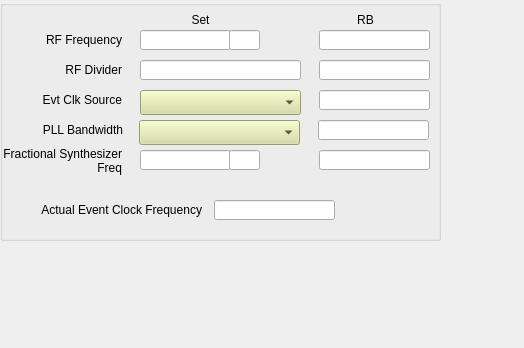
<?xml version="1.0" encoding="UTF-8"?>
<ui version="4.0">
 <class>Form</class>
 <widget class="QWidget" name="Form">
  <property name="geometry">
   <rect>
    <x>0</x>
    <y>0</y>
    <width>524</width>
    <height>348</height>
   </rect>
  </property>
  <property name="windowTitle">
   <string>Form</string>
  </property>
  <widget class="QGroupBox" name="groupBox">
   <property name="geometry">
    <rect>
     <x>0</x>
     <y>0</y>
     <width>441</width>
     <height>241</height>
    </rect>
   </property>
   <property name="title">
    <string/>
   </property>
   <widget class="caTextEntry" name="catextentry">
    <property name="geometry">
     <rect>
      <x>140</x>
      <y>30</y>
      <width>91</width>
      <height>20</height>
     </rect>
    </property>
    <property name="channel" stdset="0">
     <string notr="true">$(EVG):EvtClk-RFFreq-SP</string>
    </property>
    <property name="background">
     <color>
      <red>212</red>
      <green>219</green>
      <blue>157</blue>
     </color>
    </property>
    <property name="colorMode">
     <enum>caLineEdit::Alarm_Default</enum>
    </property>
   </widget>
   <widget class="QLabel" name="label_30">
    <property name="geometry">
     <rect>
      <x>140</x>
      <y>10</y>
      <width>121</width>
      <height>20</height>
     </rect>
    </property>
    <property name="text">
     <string>Set</string>
    </property>
    <property name="alignment">
     <set>Qt::AlignCenter</set>
    </property>
   </widget>
   <widget class="QLabel" name="label_29">
    <property name="geometry">
     <rect>
      <x>330</x>
      <y>10</y>
      <width>71</width>
      <height>20</height>
     </rect>
    </property>
    <property name="text">
     <string>RB</string>
    </property>
    <property name="alignment">
     <set>Qt::AlignCenter</set>
    </property>
   </widget>
   <widget class="caLineEdit" name="calineedit_8">
    <property name="geometry">
     <rect>
      <x>319</x>
      <y>30</y>
      <width>111</width>
      <height>20</height>
     </rect>
    </property>
    <property name="alignment">
     <set>Qt::AlignCenter</set>
    </property>
    <property name="channel" stdset="0">
     <string notr="true">$(EVG):EvtClk-RFFreq-RB</string>
    </property>
    <property name="colorMode">
     <enum>caLineEdit::Alarm_Default</enum>
    </property>
    <property name="unitsEnabled">
     <bool>true</bool>
    </property>
   </widget>
   <widget class="QLabel" name="label">
    <property name="geometry">
     <rect>
      <x>1</x>
      <y>30</y>
      <width>121</width>
      <height>20</height>
     </rect>
    </property>
    <property name="text">
     <string>RF Frequency</string>
    </property>
    <property name="alignment">
     <set>Qt::AlignRight|Qt::AlignTrailing|Qt::AlignVCenter</set>
    </property>
   </widget>
   <widget class="QLabel" name="label_2">
    <property name="geometry">
     <rect>
      <x>1</x>
      <y>60</y>
      <width>121</width>
      <height>20</height>
     </rect>
    </property>
    <property name="text">
     <string>RF Divider</string>
    </property>
    <property name="alignment">
     <set>Qt::AlignRight|Qt::AlignTrailing|Qt::AlignVCenter</set>
    </property>
   </widget>
   <widget class="caTextEntry" name="catextentry_2">
    <property name="geometry">
     <rect>
      <x>140</x>
      <y>60</y>
      <width>161</width>
      <height>20</height>
     </rect>
    </property>
    <property name="channel" stdset="0">
     <string notr="true">$(EVG):EvtClk-RFDiv-SP</string>
    </property>
    <property name="background">
     <color>
      <red>212</red>
      <green>219</green>
      <blue>157</blue>
     </color>
    </property>
    <property name="colorMode">
     <enum>caLineEdit::Alarm_Default</enum>
    </property>
   </widget>
   <widget class="caLineEdit" name="calineedit_9">
    <property name="geometry">
     <rect>
      <x>319</x>
      <y>60</y>
      <width>111</width>
      <height>20</height>
     </rect>
    </property>
    <property name="alignment">
     <set>Qt::AlignCenter</set>
    </property>
    <property name="channel" stdset="0">
     <string notr="true">$(EVG):EvtClk-RFDiv-RB</string>
    </property>
    <property name="colorMode">
     <enum>caLineEdit::Alarm_Default</enum>
    </property>
   </widget>
   <widget class="QLabel" name="label_3">
    <property name="geometry">
     <rect>
      <x>1</x>
      <y>90</y>
      <width>121</width>
      <height>20</height>
     </rect>
    </property>
    <property name="text">
     <string>Evt Clk Source</string>
    </property>
    <property name="alignment">
     <set>Qt::AlignRight|Qt::AlignTrailing|Qt::AlignVCenter</set>
    </property>
   </widget>
   <widget class="caLineEdit" name="calineedit_11">
    <property name="geometry">
     <rect>
      <x>319</x>
      <y>90</y>
      <width>111</width>
      <height>20</height>
     </rect>
    </property>
    <property name="alignment">
     <set>Qt::AlignCenter</set>
    </property>
    <property name="channel" stdset="0">
     <string notr="true">$(EVG):EvtClk-Source-RB</string>
    </property>
   </widget>
   <widget class="QLabel" name="label_4">
    <property name="geometry">
     <rect>
      <x>1</x>
      <y>145</y>
      <width>121</width>
      <height>31</height>
     </rect>
    </property>
    <property name="text">
     <string>Fractional Synthesizer Freq</string>
    </property>
    <property name="alignment">
     <set>Qt::AlignRight|Qt::AlignTrailing|Qt::AlignVCenter</set>
    </property>
    <property name="wordWrap">
     <bool>true</bool>
    </property>
   </widget>
   <widget class="caLineEdit" name="calineedit_10">
    <property name="geometry">
     <rect>
      <x>319</x>
      <y>150</y>
      <width>111</width>
      <height>20</height>
     </rect>
    </property>
    <property name="alignment">
     <set>Qt::AlignCenter</set>
    </property>
    <property name="channel" stdset="0">
     <string notr="true">$(EVG):EvtClk-FracSynFreq-RB</string>
    </property>
    <property name="colorMode">
     <enum>caLineEdit::Alarm_Default</enum>
    </property>
    <property name="unitsEnabled">
     <bool>true</bool>
    </property>
   </widget>
   <widget class="caTextEntry" name="catextentry_3">
    <property name="geometry">
     <rect>
      <x>140</x>
      <y>150</y>
      <width>91</width>
      <height>20</height>
     </rect>
    </property>
    <property name="channel" stdset="0">
     <string notr="true">$(EVG):EvtClk-FracSynFreq-SP</string>
    </property>
    <property name="background">
     <color>
      <red>212</red>
      <green>219</green>
      <blue>157</blue>
     </color>
    </property>
    <property name="colorMode">
     <enum>caLineEdit::Alarm_Default</enum>
    </property>
   </widget>
   <widget class="QLabel" name="label_5">
    <property name="geometry">
     <rect>
      <x>1</x>
      <y>200</y>
      <width>201</width>
      <height>20</height>
     </rect>
    </property>
    <property name="text">
     <string>Actual Event Clock Frequency</string>
    </property>
    <property name="alignment">
     <set>Qt::AlignRight|Qt::AlignTrailing|Qt::AlignVCenter</set>
    </property>
   </widget>
   <widget class="caLineEdit" name="calineedit_12">
    <property name="geometry">
     <rect>
      <x>214</x>
      <y>200</y>
      <width>121</width>
      <height>20</height>
     </rect>
    </property>
    <property name="alignment">
     <set>Qt::AlignCenter</set>
    </property>
    <property name="channel" stdset="0">
     <string notr="true">$(EVG):EvtClk-Frequency-RB</string>
    </property>
    <property name="unitsEnabled">
     <bool>true</bool>
    </property>
   </widget>
   <widget class="caLineEdit" name="calineedit_14">
    <property name="geometry">
     <rect>
      <x>229</x>
      <y>30</y>
      <width>31</width>
      <height>20</height>
     </rect>
    </property>
    <property name="alignment">
     <set>Qt::AlignCenter</set>
    </property>
    <property name="channel" stdset="0">
     <string notr="true">$(EVG):EvtClk-RFFreq-SP.EGU</string>
    </property>
    <property name="unitsEnabled">
     <bool>true</bool>
    </property>
   </widget>
   <widget class="caLineEdit" name="calineedit_15">
    <property name="geometry">
     <rect>
      <x>229</x>
      <y>150</y>
      <width>31</width>
      <height>20</height>
     </rect>
    </property>
    <property name="alignment">
     <set>Qt::AlignCenter</set>
    </property>
    <property name="channel" stdset="0">
     <string notr="true">$(EVG):EvtClk-FracSynFreq-SP.EGU</string>
    </property>
    <property name="unitsEnabled">
     <bool>false</bool>
    </property>
   </widget>
   <widget class="caMenu" name="camenu_2">
    <property name="geometry">
     <rect>
      <x>140</x>
      <y>90</y>
      <width>161</width>
      <height>25</height>
     </rect>
    </property>
    <property name="styleSheet">
     <string notr="true">background-color: rgb(212, 219, 157);</string>
    </property>
    <property name="channel" stdset="0">
     <string notr="true">$(EVG):EvtClk-Source-Sel</string>
    </property>
   </widget>
   <widget class="caLineEdit" name="calineedit_13">
    <property name="geometry">
     <rect>
      <x>318</x>
      <y>120</y>
      <width>111</width>
      <height>20</height>
     </rect>
    </property>
    <property name="alignment">
     <set>Qt::AlignCenter</set>
    </property>
    <property name="channel" stdset="0">
     <string notr="true">$(EVG):EvtClk-PLL-Bandwidth-RB</string>
    </property>
   </widget>
   <widget class="QLabel" name="label_6">
    <property name="geometry">
     <rect>
      <x>2</x>
      <y>120</y>
      <width>121</width>
      <height>20</height>
     </rect>
    </property>
    <property name="text">
     <string>PLL Bandwidth</string>
    </property>
    <property name="alignment">
     <set>Qt::AlignRight|Qt::AlignTrailing|Qt::AlignVCenter</set>
    </property>
   </widget>
   <widget class="caMenu" name="camenu_3">
    <property name="geometry">
     <rect>
      <x>139</x>
      <y>120</y>
      <width>161</width>
      <height>25</height>
     </rect>
    </property>
    <property name="styleSheet">
     <string notr="true">background-color: rgb(212, 219, 157);</string>
    </property>
    <property name="channel" stdset="0">
     <string notr="true">$(EVG):EvtClk-PLL-Bandwidth-Sel</string>
    </property>
   </widget>
  </widget>
 </widget>
 <customwidgets>
  <customwidget>
   <class>caMenu</class>
   <extends>QComboBox</extends>
   <header>caMenu</header>
  </customwidget>
  <customwidget>
   <class>caTextEntry</class>
   <extends>caLineEdit</extends>
   <header>caTextEntry</header>
  </customwidget>
  <customwidget>
   <class>caLineEdit</class>
   <extends>QLineEdit</extends>
   <header>caLineEdit</header>
  </customwidget>
 </customwidgets>
 <resources/>
 <connections/>
</ui>
